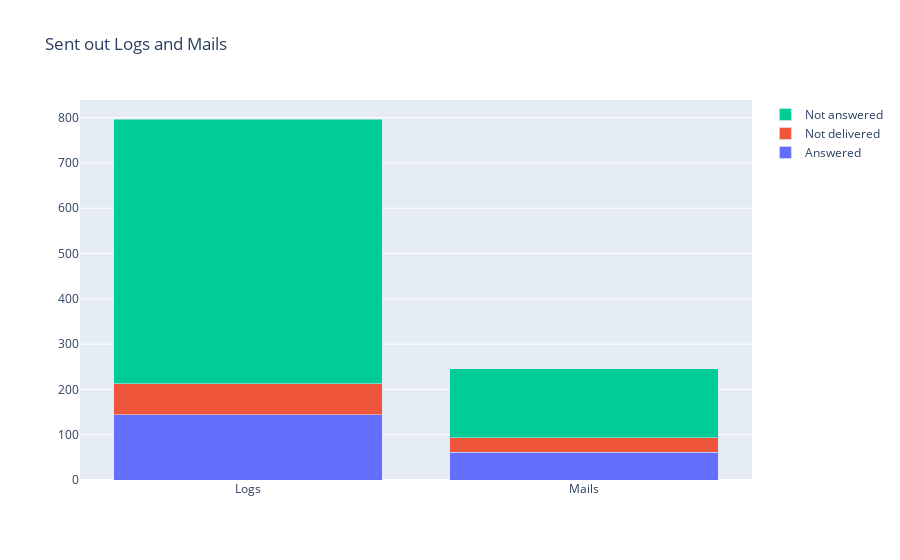

Notebook source saved alongside this figure:
### Code cell
logs_min = not_sent.count()[0] + int(correct.sum().counts)
mails_min = len(mails_not_sent) + recieved_grouped.count()
fig = go.Figure(data=[
        go.Bar(name='Answered', x=['Logs', 'Mails'], y=[int(correct.sum().counts), recieved_grouped.count()]),
        go.Bar(name='Not delivered', x=['Logs', 'Mails'], y=[not_sent.count()[0], len(mails_not_sent)]),
        go.Bar(name='Not answered', x=['Logs', 'Mails'], y=[builds2.count()[0] - logs_min, mail_grouped.count() - mails_min])
    ],
    layout_title_text="Sent out Logs and Mails")
fig.update_layout(barmode='stack')
pdf_fig(fig, "answers-received")
fig.show()

### Figure 1 — Plotly figure (JSON) as saved in the notebook; plotly's stock layout.template omitted (floating-point values rounded to 4 significant figures)
{"data": [{"name": "Answered", "type": "bar", "x": ["Logs", "Mails"], "y": [144, 61]}, {"name": "Not delivered", "type": "bar", "x": ["Logs", "Mails"], "y": [68, 32]}, {"name": "Not answered", "type": "bar", "x": ["Logs", "Mails"], "y": [585, 153]}], "layout": {"barmode": "stack", "title": {"text": "Sent out Logs and Mails"}}}
